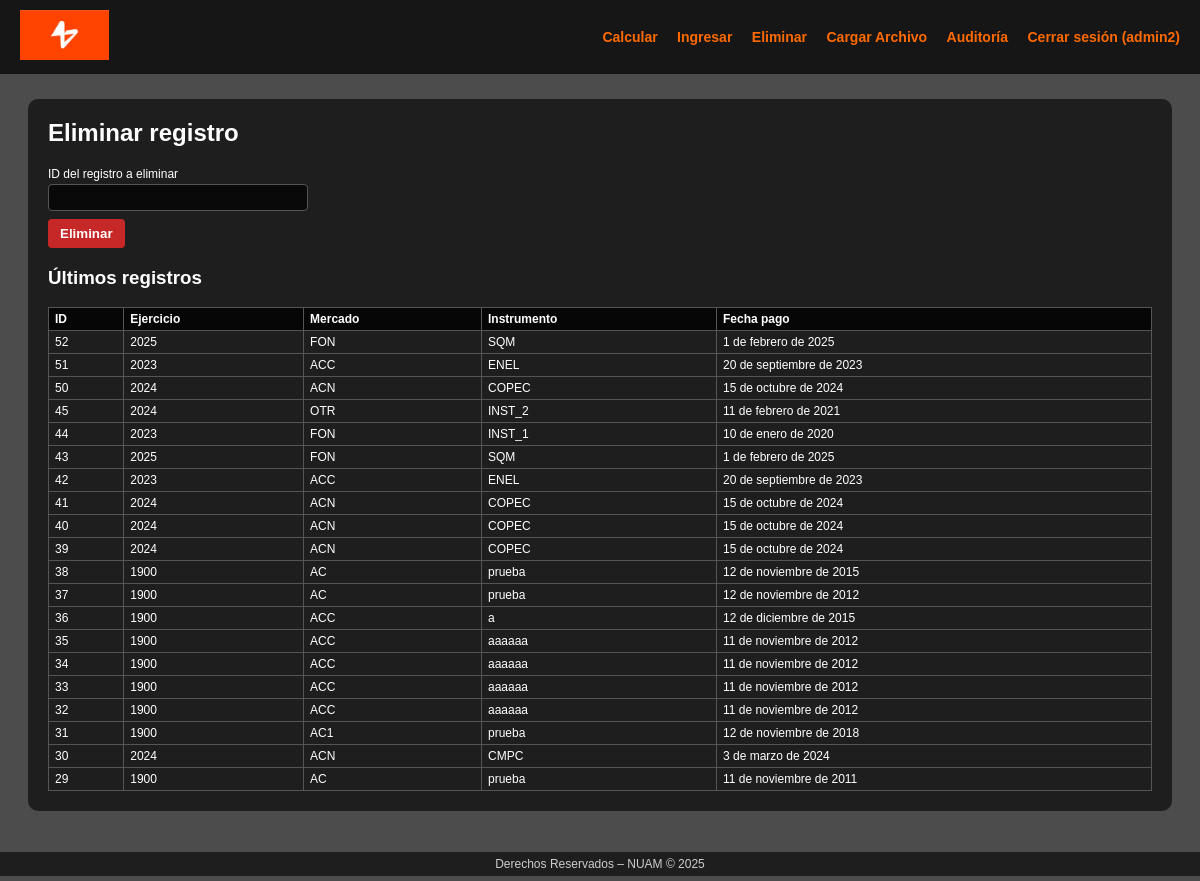
The page /eliminar/ (signed in) on the database its author committed.
### nuam/models.py (models this page shows, shortened)
class Registro(models.Model):
    ejercicio = models.PositiveIntegerField(
        help_text="Ejercicio / Año. Ej: 2023",
        validators=[
            MinValueValidator(1900),
            MaxValueValidator(2100),
        ],
    )
    mercado = models.CharField(
        max_length=3,
        help_text="Mercado (3 caracteres). Ej: ACN",
        validators=[
            RegexValidator(
                regex=r"^[A-Z0-9]{1,3}$",
                message="El mercado debe tener entre 1 y 3 caracteres en mayúscula.",
            )
        ],
    )
    instrumento = models.CharField(
        max_length=100,
        help_text="Instrumento. Ej: COPEC",
    )
    fecha_pago = models.DateField(
        help_text="Fecha de pago en formato DD-MM-AAAA",
    )
    secuencia_evento = models.CharField(
        max_length=10,
        help_text="Secuencia del evento (hasta 10 dígitos).",
        validators=[
            RegexValidator(
                regex=r"^[0-9]{1,10}$",
                message="La secuencia debe contener solo dígitos (máx. 10).",
            )
        ],
    )
    numero_dividendo = models.CharField(
        max_length=10,
        help_text="Número de dividendo (hasta 10 dígitos).",
        validators=[
            RegexValidator(
                regex=r"^[0-9]{1,10}$",
                message="El número de dividendo debe contener solo dígitos (máx. 10).",
            )
        ],
        blank=True,
        null=True,
    )
    TIPO_SOCIEDAD_CHOICES = [
        ("SAA", "Sociedad Anónima Abierta (S.A. Abierta)"),
        ("SAC", "Sociedad Anónima Cerrada (S.A. Cerrada)"),
        ("SPA", "Sociedad por Acciones (SpA)"),
        ("LTDA", "Sociedad de Responsabilidad Limitada (Ltda.)"),
        ("EIRL", "Empresa Individual de Responsabilidad Limitada (EIRL)"),
        ("EXT", "Sociedad Extranjera"),
        ("OTRA", "Otra entidad / vehículo de inversión"),
    ]
    tipo_sociedad = models.CharField(
        max_length=4,
        choices=TIPO_SOCIEDAD_CHOICES,
        help_text="Tipo de sociedad emisora responsable del instrumento.",
    )
    TIPO_EVENTO_CAPITAL_CHOICES = [
        ("AUM_CAP", "Aumento de capital"),
        ("DIS_CAP", "Disminución de capital"),
        ("DIV_CAP", "Distribución de dividendos"),
        ("FUSION", "Fusión / Reorganización societaria"),
        ("OTRO", "Otro evento de capital"),
    ]
    tipo_evento_capital = models.CharField(
        verbose_name="Tipo de evento de capital",
        max_length=20,
        choices=TIPO_EVENTO_CAPITAL_CHOICES,
        blank=True,
        null=True,
        help_text="Clasificación del evento de capital asociado al instrumento.",
    )
    monto_evento_capital = models.DecimalField(
        verbose_name="Monto asociado al evento de capital",
        max_digits=18,
        decimal_places=2,
        blank=True,
        null=True,
        validators=[MinValueValidator(Decimal("0"))],
        help_text=(
            "Monto monetario vinculado al evento de capital "
            "(por ejemplo, emisión, disminución o distribución de capital)."
        ),
    )
    valor_historico = models.DecimalField(
        max_digits=10,
        decimal_places=0,
        help_text="Valor histórico (entero, hasta 10 dígitos).",
        validators=[
            MinValueValidator(0),
        ],
    )
    descripcion = models.CharField(
        max_length=255,
        blank=True,
        null=True,
        help_text="Descripción opcional del evento / instrumento.",
    )
    isuf = models.BooleanField(
        default=False,
        help_text="Indica si la operación tiene tratamiento ISUF (Sí/No)."
    )
    calificacion_tributaria = models.DecimalField(
        max_digits=3,
        decimal_places=1,
        blank=True,
        null=True,
        help_text="Calificación tributaria entre 1.0 y 7.0.",
        validators=[
            MinValueValidator(Decimal("1.0")),
            MaxValueValidator(Decimal("7.0")),
        ],
    )
    def _factor_field(help_text):
        return models.DecimalField(
            max_digits=10,          # 1 entero + 8 decimales
            decimal_places=8,
            null=True,
            blank=True,
            validators=[
                MinValueValidator(Decimal("0")),
                MaxValueValidator(Decimal("1.00000000")),
            ],
            help_text=help_text,
        )
    factor_8 = _factor_field("Factor 8: decimal entre 0 y 1, con hasta 8 decimales.")
    factor_9 = _factor_field("Factor 9: decimal entre 0 y 1, con hasta 8 decimales.")
    factor_10 = _factor_field("Factor 10: decimal entre 0 y 1, con hasta 8 decimales.")
    factor_11 = _factor_field("Factor 11: decimal entre 0 y 1, con hasta 8 decimales.")
    factor_12 = _factor_field("Factor 12: decimal entre 0 y 1, con hasta 8 decimales.")
    factor_13 = _factor_field("Factor 13: decimal entre 0 y 1, con hasta 8 decimales.")
    factor_14 = _factor_field("Factor 14: decimal entre 0 y 1, con hasta 8 decimales.")
    factor_15 = _factor_field("Factor 15: decimal entre 0 y 1, con hasta 8 decimales.")
    factor_16 = _factor_field("Factor 16: decimal entre 0 y 1, con hasta 8 decimales.")
    factor_17 = _factor_field("Factor 17: decimal entre 0 y 1, con hasta 8 decimales.")
    factor_18 = _factor_field("Factor 18: decimal entre 0 y 1, con hasta 8 decimales.")
    factor_19 = _factor_field("Factor 19: decimal entre 0 y 1, con hasta 8 decimales.")
    factor_20 = _factor_field("Factor 20: decimal entre 0 y 1, con hasta 8 decimales.")
    factor_21 = _factor_field("Factor 21: decimal entre 0 y 1, con hasta 8 decimales.")
    factor_22 = _factor_field("Factor 22: decimal entre 0 y 1, con hasta 8 decimales.")
    factor_23 = _factor_field("Factor 23: decimal entre 0 y 1, con hasta 8 decimales.")
    factor_24 = _factor_field("Factor 24: decimal entre 0 y 1, con hasta 8 decimales.")
    factor_25 = _factor_field("Factor 25: decimal entre 0 y 1, con hasta 8 decimales.")
    factor_26 = _factor_field("Factor 26: decimal entre 0 y 1, con hasta 8 decimales.")
    factor_27 = _factor_field("Factor 27: decimal entre 0 y 1, con hasta 8 decimales.")
    factor_28 = _factor_field("Factor 28: decimal entre 0 y 1, con hasta 8 decimales.")
    factor_29 = _factor_field("Factor 29: decimal entre 0 y 1, con hasta 8 decimales.")
    factor_30 = _factor_field("Factor 30: decimal entre 0 y 1, con hasta 8 decimales.")
    factor_31 = _factor_field("Factor 31: decimal entre 0 y 1, con hasta 8 decimales.")
    factor_32 = _factor_field("Factor 32: decimal entre 0 y 1, con hasta 8 decimales.")
    factor_33 = _factor_field("Factor 33: decimal entre 0 y 1, con hasta 8 decimales.")
    factor_34 = _factor_field("Factor 34: decimal entre 0 y 1, con hasta 8 decimales.")
    factor_35 = _factor_field("Factor 35: decimal entre 0 y 1, con hasta 8 decimales.")
    factor_36 = _factor_field("Factor 36: decimal entre 0 y 1, con hasta 8 decimales.")
    factor_37 = _factor_field("Factor 37: decimal entre 0 y 1, con hasta 8 decimales.")
    usuario_registro = models.ForeignKey(
        User,
        on_delete=models.PROTECT,
        related_name="registros_calificacion",
        help_text="Usuario NUAM que realiza el ingreso o modificación.",
    )
    fecha_creacion = models.DateTimeField(auto_now_add=True)
    fecha_actualizacion = models.DateTimeField(auto_now=True)
    class Meta:
        verbose_name = "Registro de Calificación Tributaria"
        verbose_name_plural = "Registros de Calificación Tributaria"
        ordering = ["-fecha_pago", "-fecha_creacion"]

### nuam/views.py (the view, shortened to what this page needs)
# urls.py: path('eliminar/', views.eliminar_view, name='eliminar'),
@login_required(login_url="login")
def eliminar_view(request):
    registros = Registro.objects.all().order_by("-fecha_creacion")[:20]
    mensaje = ""
    error = ""
    return render(request, "eliminar.html", {
        "registros": registros,
        "mensaje": mensaje,
        "error": error,
    })

### nuam/templates/eliminar.html (shortened to what this page needs)
{% extends 'base.html' %}
{% block content %}
<h2>Eliminar registro</h2>
<form method="post">
    <div class="form-row">
        <label for="id_registro">ID del registro a eliminar</label>
        <input type="number" name="registro_id" id="id_registro">
    </div>
    <button type="submit" class="btn-danger">Eliminar</button>
</form>
<h3>Últimos registros</h3>
<table class="tabla">
    <thead>
        <tr>
            <th>ID</th>
            <th>Ejercicio</th>
            <th>Mercado</th>
            <th>Instrumento</th>
            <th>Fecha pago</th>
        </tr>
    </thead>
    <tbody>
        {% for r in registros %}
            <tr>
                <td>{{ r.id }}</td>
                <td>{{ r.ejercicio }}</td>
                <td>{{ r.mercado }}</td>
                <td>{{ r.instrumento }}</td>
                <td>{{ r.fecha_pago }}</td>
            </tr>
        {% empty %}
            <tr>
                <td colspan="5">No hay registros.</td>
            </tr>
        {% endfor %}
    </tbody>
</table>
{% endblock %}

### nuam/templates/base.html (shortened to what this page needs)
{% load static %}
<!DOCTYPE html>
<html lang="es">
<head>
</head>
<body>
    <video id="video-fondo" autoplay muted loop>
        <source src="{% static 'video/Les presentamos nuam.mp4' %}" type="video/mp4">
    </video>
    <div id="overlay"></div>
    <header>
        <div class="logo">
            <a href="{% url 'index' %}">
                <img src="{% static 'img/logo_nuam.png' %}" alt="Logo NUAM">
            </a>
        </div>
        <nav>
            {% if user.is_authenticated %}
                <a href="{% url 'calcular' %}">Calcular</a>
                <a href="{% url 'insertar' %}">Ingresar</a>
                <a href="{% url 'eliminar' %}">Eliminar</a>
                <a href="{% url 'cargar_archivo' %}">Cargar Archivo</a>
                {% if user.username == "admin" or user.username == "admin2" %}
                    <a href="{% url 'auditoria' %}">Auditoría</a>
                {% endif %}
                <a href="{% url 'logout' %}">Cerrar sesión ({{ user.username }})</a>
            {% else %}
                <a href="{% url 'login' %}">Iniciar sesión</a>
            {% endif %}
        </nav>
    </header>
    <div class="container">
        {% block content %}{% endblock %}
    </div>
    <footer>
        Derechos Reservados – NUAM © 2025
    </footer>
</body>
</html>

### nuam/templates/base.html (style rules this page uses)
body { margin: 0; padding: 0; color: white; font-family: Arial, sans-serif; }
#video-fondo { position: fixed; inset: 0; width: 100%; height: 100%; object-fit: cover; z-index: -2; }
#overlay { position: fixed; inset: 0; background: rgba(0,0,0,0.7); z-index: -1; }
header { display: flex; align-items: center; justify-content: space-between; background: rgba(0,0,0,0.7); padding: 10px 20px; }
.logo img { height: 50px; cursor: pointer; transition: 0.2s; }
nav a { margin-left: 15px; color: #ff6a00; text-decoration: none; font-weight: bold; font-size: 14px; }
.container { width: 92%; margin: 25px auto 70px auto; background: rgba(0,0,0,0.6); padding: 20px; border-radius: 10px; }
footer { position: fixed; bottom: 5px; left: 0; width: 100%; text-align: center; font-size: 12px; color: #ccc; background: rgba(0,0,0,0.6); padding: 5px 0; }

### nuam/templates/eliminar.html (style rules this page uses)
h2 { margin-top: 0; }
.form-row { margin-bottom: 8px; max-width: 260px; display: flex; flex-direction: column; }
label { font-size: 12px; margin-bottom: 3px; }
input { padding: 5px 7px; border-radius: 4px; border: 1px solid #555; background: rgba(0,0,0,0.7); color: #fff; }
.btn-danger { padding: 7px 12px; border-radius: 4px; border: none; background: #c62828; color: #fff; font-weight: bold; cursor: pointer; }
.tabla { width: 100%; border-collapse: collapse; margin-top: 10px; font-size: 12px; }
.tabla th, .tabla td { border: 1px solid #555; padding: 4px 6px; text-align: left; }
.tabla th { background: rgba(0,0,0,0.8); }

### rows shown on the page
Registro: id "52", ejercicio "2025", mercado "FON", instrumento "SQM", fecha_pago "1 de febrero de 2025"
Registro: id "51", ejercicio "2023", mercado "ACC", instrumento "ENEL", fecha_pago "20 de septiembre de 2023"
Registro: id "50", ejercicio "2024", mercado "ACN", instrumento "COPEC", fecha_pago "15 de octubre de 2024"
Registro: id "45", ejercicio "2024", mercado "OTR", instrumento "INST_2", fecha_pago "11 de febrero de 2021"
Registro: id "44", ejercicio "2023", mercado "FON", instrumento "INST_1", fecha_pago "10 de enero de 2020"
Registro: id "43", ejercicio "2025", mercado "FON", instrumento "SQM", fecha_pago "1 de febrero de 2025"
Registro: id "42", ejercicio "2023", mercado "ACC", instrumento "ENEL", fecha_pago "20 de septiembre de 2023"
Registro: id "41", ejercicio "2024", mercado "ACN", instrumento "COPEC", fecha_pago "15 de octubre de 2024"
Registro: id "40", ejercicio "2024", mercado "ACN", instrumento "COPEC", fecha_pago "15 de octubre de 2024"
Registro: id "39", ejercicio "2024", mercado "ACN", instrumento "COPEC", fecha_pago "15 de octubre de 2024"
Registro: id "38", ejercicio "1900", mercado "AC", instrumento "prueba", fecha_pago "12 de noviembre de 2015"
Registro: id "37", ejercicio "1900", mercado "AC", instrumento "prueba", fecha_pago "12 de noviembre de 2012"
Registro: id "36", ejercicio "1900", mercado "ACC", instrumento "a", fecha_pago "12 de diciembre de 2015"
Registro: id "35", ejercicio "1900", mercado "ACC", instrumento "aaaaaa", fecha_pago "11 de noviembre de 2012"
Registro: id "34", ejercicio "1900", mercado "ACC", instrumento "aaaaaa", fecha_pago "11 de noviembre de 2012"
Registro: id "33", ejercicio "1900", mercado "ACC", instrumento "aaaaaa", fecha_pago "11 de noviembre de 2012"
Registro: id "32", ejercicio "1900", mercado "ACC", instrumento "aaaaaa", fecha_pago "11 de noviembre de 2012"
Registro: id "31", ejercicio "1900", mercado "AC1", instrumento "prueba", fecha_pago "12 de noviembre de 2018"
Registro: id "30", ejercicio "2024", mercado "ACN", instrumento "CMPC", fecha_pago "3 de marzo de 2024"
Registro: id "29", ejercicio "1900", mercado "AC", instrumento "prueba", fecha_pago "11 de noviembre de 2011"

### other values the page prints
{{ user.username }} "admin2"
